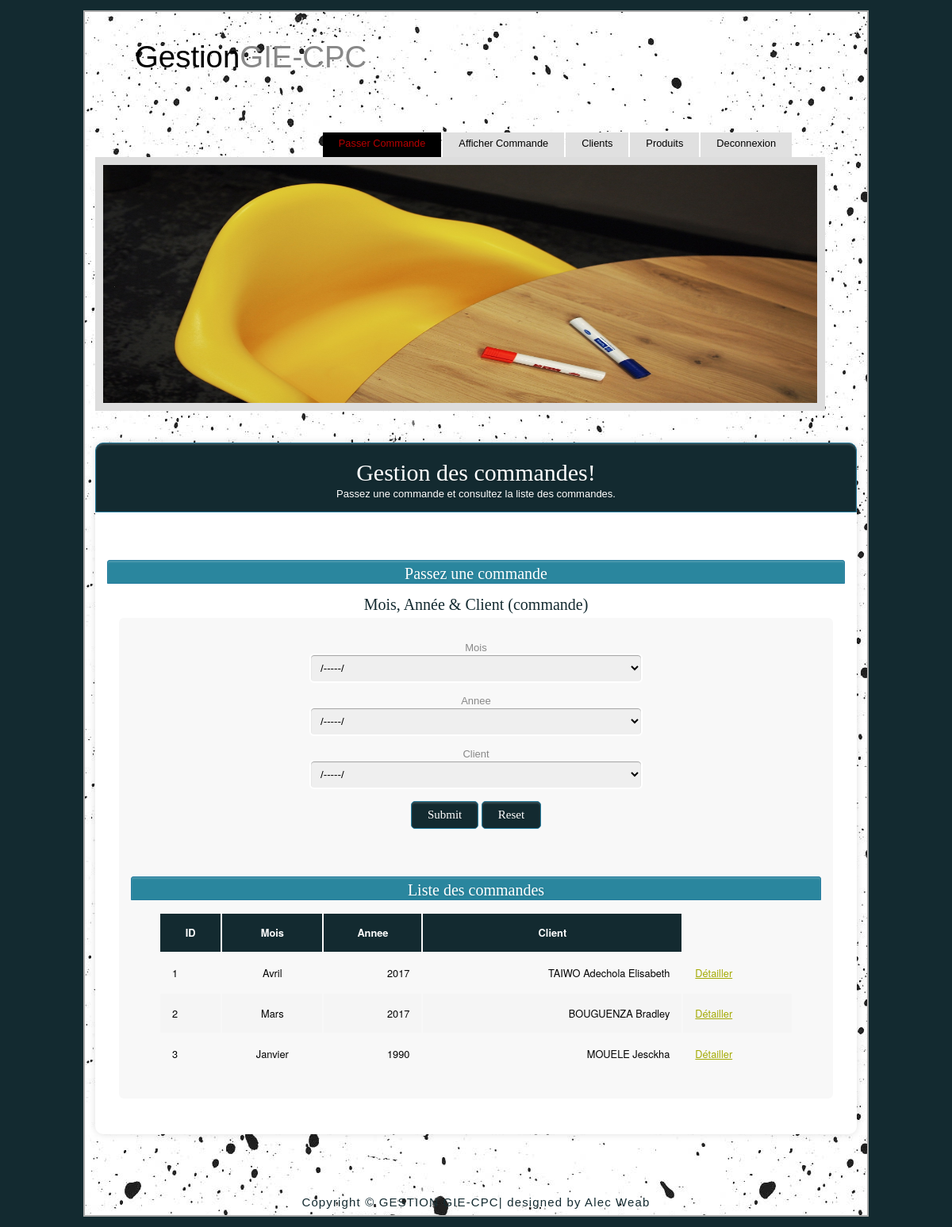
Page /gestioncommande.php on the committed database.
### tables this page shows
CREATE TABLE `commandes` (
  `IdCommande` int(5) NOT NULL,
  `MoisCommande` varchar(15) DEFAULT NULL,
  `AnneCommande` int(5) DEFAULT NULL,
  `NumClient` int(5) DEFAULT NULL
);

CREATE TABLE `clients` (
  `IdClient` int(5) NOT NULL,
  `NomClient` varchar(50) NOT NULL,
  `PrenomClient` varchar(30) NOT NULL,
  `JourNaissance` int(2) NOT NULL,
  `MoisNaissance` varchar(20) NOT NULL,
  `AnneeNaissance` int(5) NOT NULL,
  `TelephoneClient` varchar(20) NOT NULL
);

### gestioncommande.php (the view, shortened to what this page needs)
<?php
									$bdd="gie";
									$con= mysqli_connect('localhost','root','');
										mysqli_select_db($con,$bdd) or die ("pas de connection");
?>
<!DOCTYPE HTML>
<html>
	<head>
		<link rel="stylesheet" type="text/css" href="style/style.css" />
	</head>
	<body>
		<div id="principal">
			<div id="header">
				<div id="ntp">
					<h1><a href="index.php">Gestion<span class="nom_tp">GIE-CPC</span></a></h1>
				</div>
				<div id="menubar">
					<ul id="menu">
						<li class="selected"><a href="gestioncommande.php">Passer Commande</a></li>
						<li><a href="etatcommande.php">Afficher Commande</a></li>
						<li><a href="gestionclient.php">Clients</a></li>
						<li><a href="gestionproduit.php">Produits</a></li>
						<li><a href="index.php">Deconnexion</a></li>
					</ul>
				</div>
			</div>
			<div id="contenu_site">
				<div id="banniere">
					<img src="images/office-1448219_1920.jpg" width="900" height="300">
				</div>
				<div class="formulaire">
					<h1>Gestion des commandes!<span>Passez une commande et consultez la liste des commandes.</span></h1>
						<h2>Passez une commande</h2>
						<form action="" method="POST">
							<div class="section">Mois, Année &amp; Client (commande)</div>
							<div class="inner-wrap">
							<center>
								<label>Mois
											<select name="field1">
												<option>/-----/</option>
											</select>
										</label>
										<label>Annee
											<select name="field2" >
											<option>/-----/</option>
											</select>
										</label>
								<label>Client
									<select name="field3">
									<option>/-----/</option>
									</select>
								</label>
							</center>
							<div class="button-section">
								<input type="submit" name="Enregister" />
								<input type="reset" name="Annuler" />
							</div>
								<center>
									<table>
										<h2>Liste des commandes</h2>
										<thead>
											<tr>
												<th>ID</th>
												<th>Mois</th>
												<th>Annee</th>
												<th>Client</th>
											</tr>
										</thead>
										<tbody>
											<?php
												$sql="SELECT * FROM commandes";
												$res=mysqli_query($con,$sql) or die ('Erreur SQL !<br />'.$sql.'<br />'.mysql_error($con));
												while ($data=mysqli_fetch_array($res))
												{
													$id=$data['IdCommande'];
													$mois=$data['MoisCommande'];
													$annee=$data['AnneCommande'];
													$idc=$data['NumClient'];
													$sql1="SELECT NomClient, PrenomClient
														  FROM clients
														  WHERE IdClient='".$idc."'";
													$res1=mysqli_query($con,$sql1) or die ('Erreur SQL!'.$sql1.'<br/>'.mysqli_error($con));
													if ($data1=mysqli_fetch_array($res1))
													{
														$nom1=$data1['NomClient'];
														$prenom1=$data1['PrenomClient'];
														echo '<tr>
																<td>'.$id.'</td>
																<td>'.$mois.'</td>
																<td>'.$annee.'</td>
																<td>'.$nom1.' '.$prenom1.'</td>
																<td><a href="detailcommande.php?id='.$id.'"> Détailler </a>
															  </tr>';
													}
												}
											?>
										</tbody>
									</table>
								</center>
						</form>
				</div>
			</div>
			<div id="footer">
				<p> Copyright &copy; GESTION GIE-CPC| designed by Alec Weab </p>
			</div>
		</div>
	</body>
</html>

### rows in the picture
commandes: IdCommande "1", MoisCommande "Avril", AnneCommande "2017", clients.NomClient "TAIWO", clients.PrenomClient "Adechola Elisabeth"
commandes: IdCommande "2", MoisCommande "Mars", AnneCommande "2017", clients.NomClient "BOUGUENZA", clients.PrenomClient "Bradley"
commandes: IdCommande "3", MoisCommande "Janvier", AnneCommande "1990", clients.NomClient "MOUELE", clients.PrenomClient "Jesckha"
